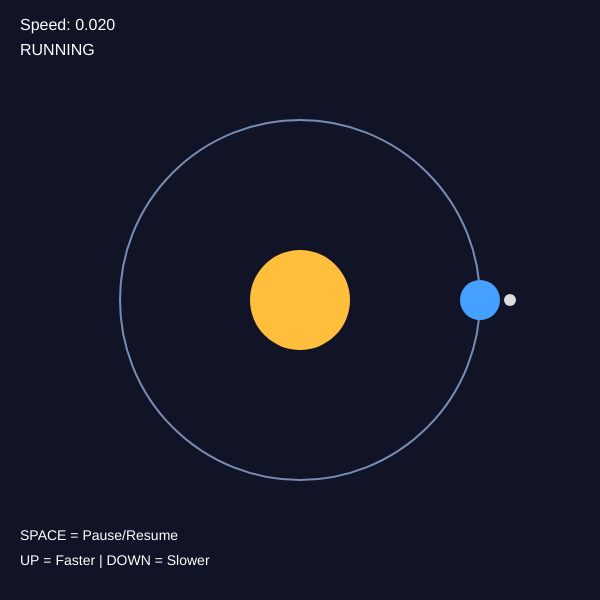
Frame 1 (no input)
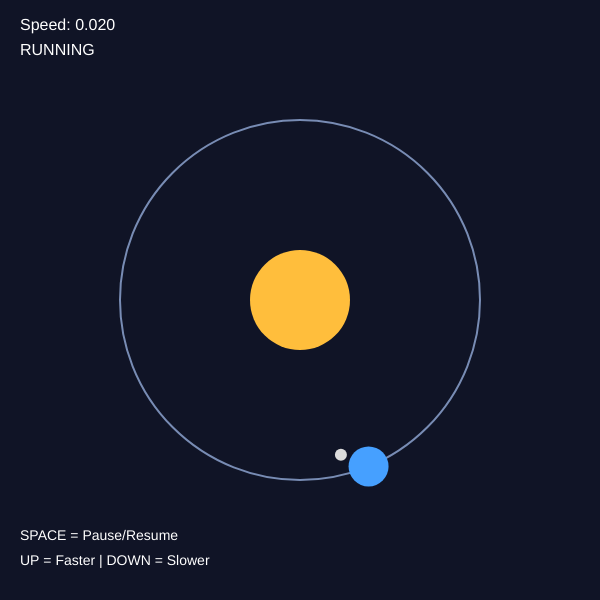
Frame 60 (no input)
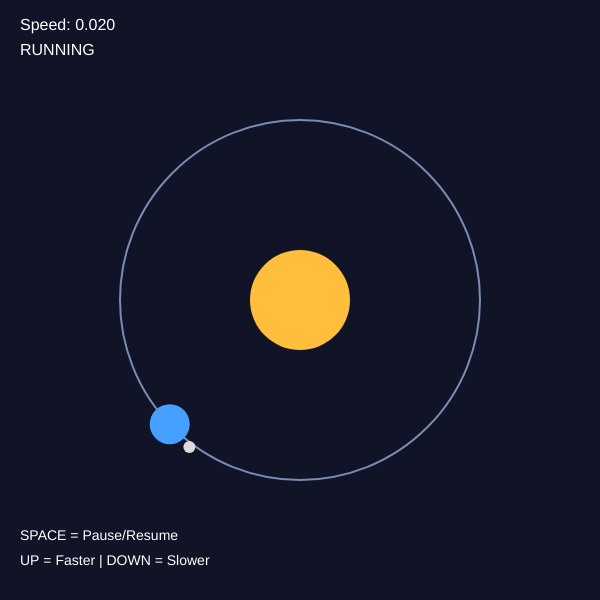
Frame 120 (the mouse pressed at the canvas centre since frame 60)

The p5.js sketch that drew these frames (run headless with seeded random() and noise() and a simulated clock; from frame 60 on, the mouse is pressed at the canvas centre):

// p5.js sketch
// ── sketch.js

let angle = 0;
let speed = 0.02;

let orbitRadius = 180;
let paused = false;

function setup() {
  createCanvas(600, 600);
}

function draw() {
  background(16, 20, 38);

  let centerX = width / 2;
  let centerY = height / 2;

  // Draw the orbit path
  noFill();
  stroke(120, 140, 180);
  strokeWeight(2);
  circle(centerX, centerY, orbitRadius * 2);

  // Draw the sun
  noStroke();
  fill(255, 190, 60);
  circle(centerX, centerY, 100);

  // Calculate the planet position using cosine and sine
  let planetX = centerX + orbitRadius * cos(angle);
  let planetY = centerY + orbitRadius * sin(angle);

  // Draw the planet
  fill(70, 160, 255);
  circle(planetX, planetY, 40);

  // Calculate the moon position relative to the planet
  let moonX = planetX + 30 * cos(angle * 3);
  let moonY = planetY + 30 * sin(angle * 3);

  // Draw the moon
  fill(220);
  circle(moonX, moonY, 12);

  // Update angle only if the animation is running
  if (!paused) {
    angle += speed;
  }

  // Display animation information
  fill(255);
  noStroke();
  textSize(16);
  text("Speed: " + speed.toFixed(3), 20, 30);
  text(paused ? "PAUSED" : "RUNNING", 20, 55);

  textSize(14);
  text("SPACE = Pause/Resume", 20, height - 60);
  text("UP = Faster | DOWN = Slower", 20, height - 35);
}

// Keyboard controls
function keyPressed() {

  // Toggle pause
  if (key === ' ') {
    paused = !paused;
  }

  // Increase speed
  if (keyCode === UP_ARROW) {
    speed += 0.005;
  }

  // Decrease speed
  if (keyCode === DOWN_ARROW) {
    speed = max(0.005, speed - 0.005);
  }
}
